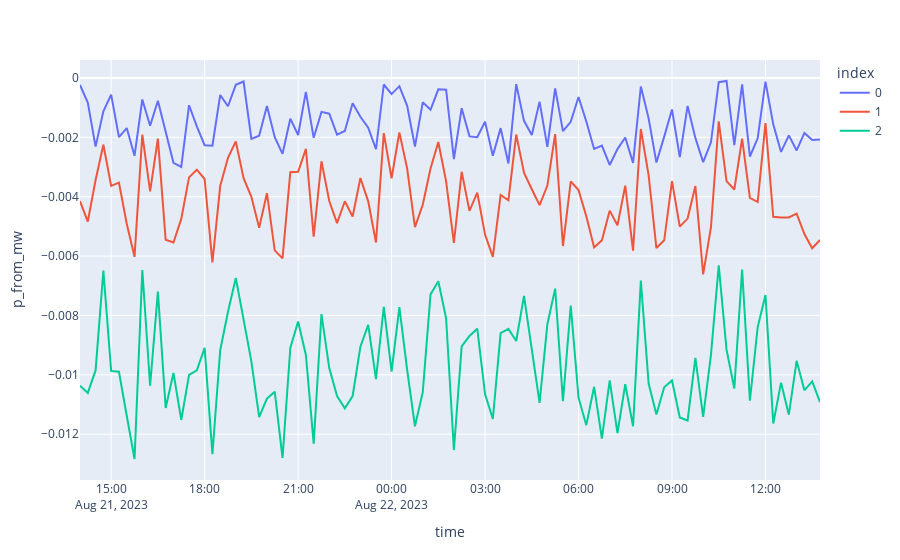

Write notebook code for a chart like this one.
### Code cell
#res_bus_ts = bus_ts(nodes_df, opfs)
#res_load_ts = load_ts(nodes_df, opfs)
res_line_ts = line_ts(nodes_df, opfs)
px.line(res_line_ts, x='time', y='p_from_mw', color='index')
